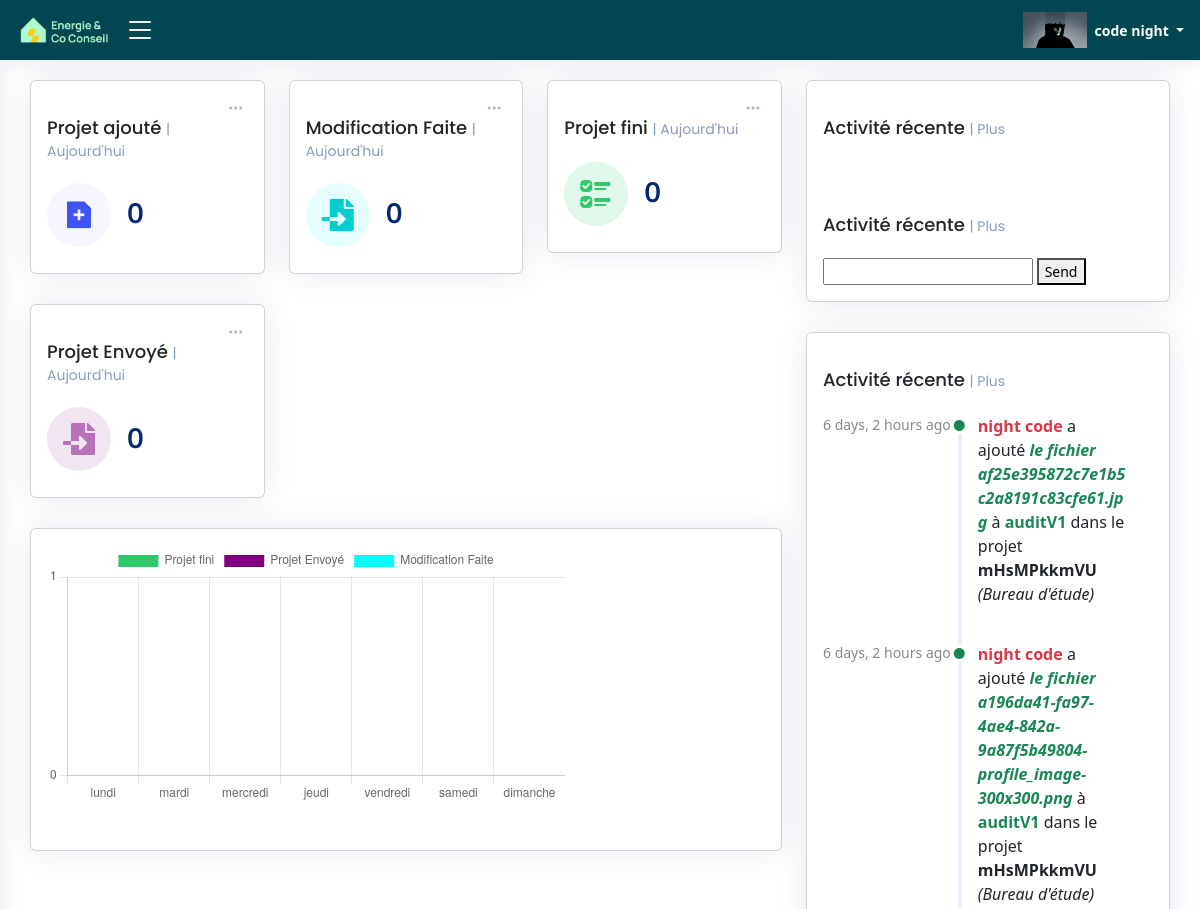
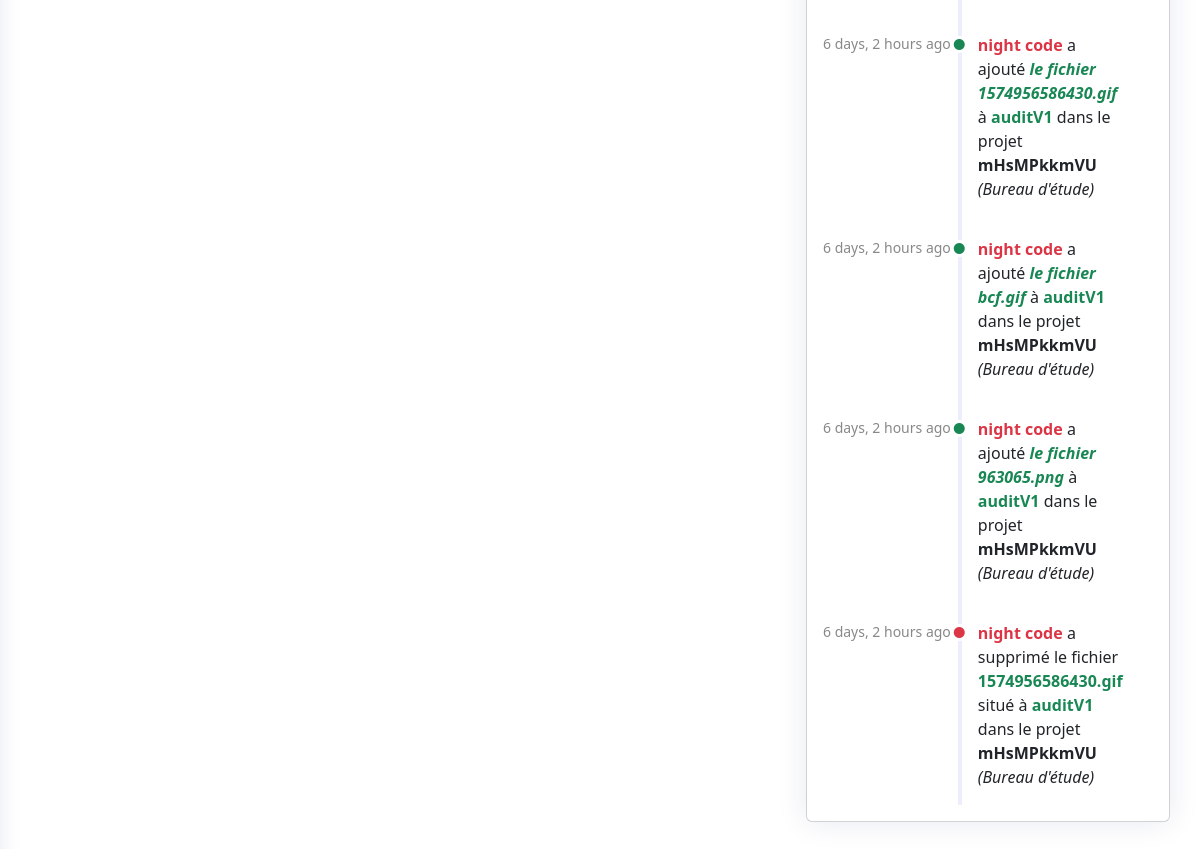
Before: /Accueil/ (signed in) with the older database file (2 pictures, top to bottom).
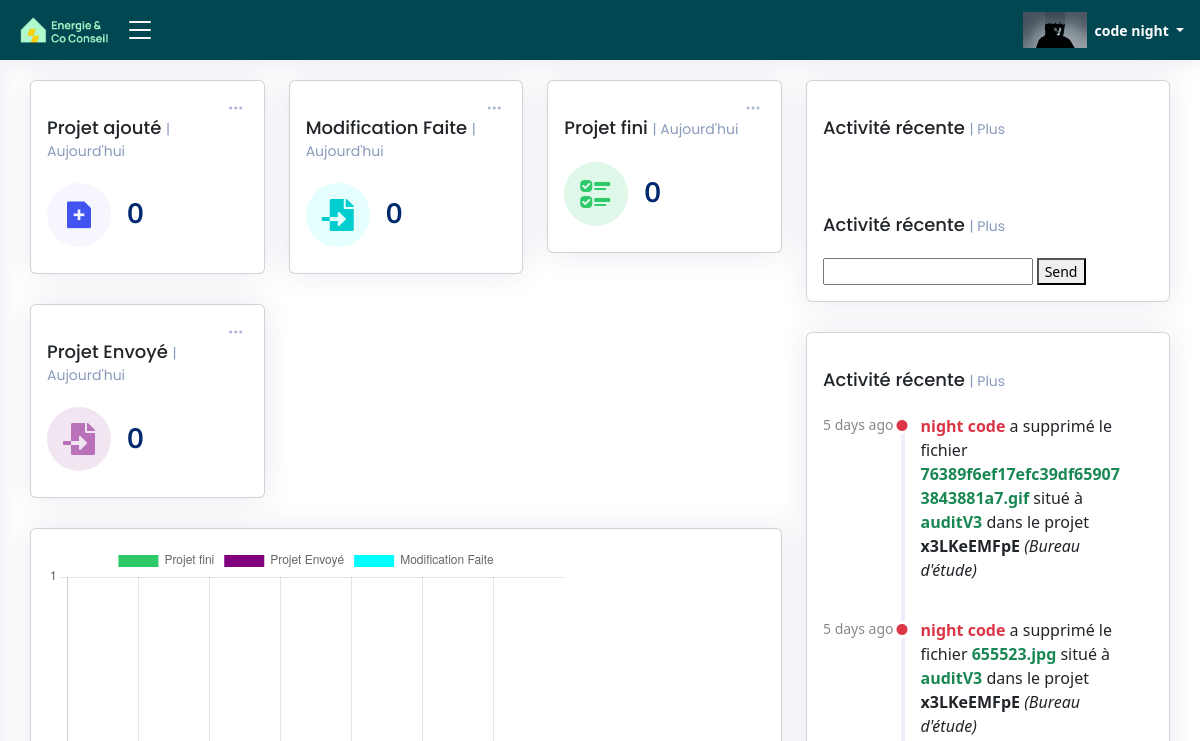
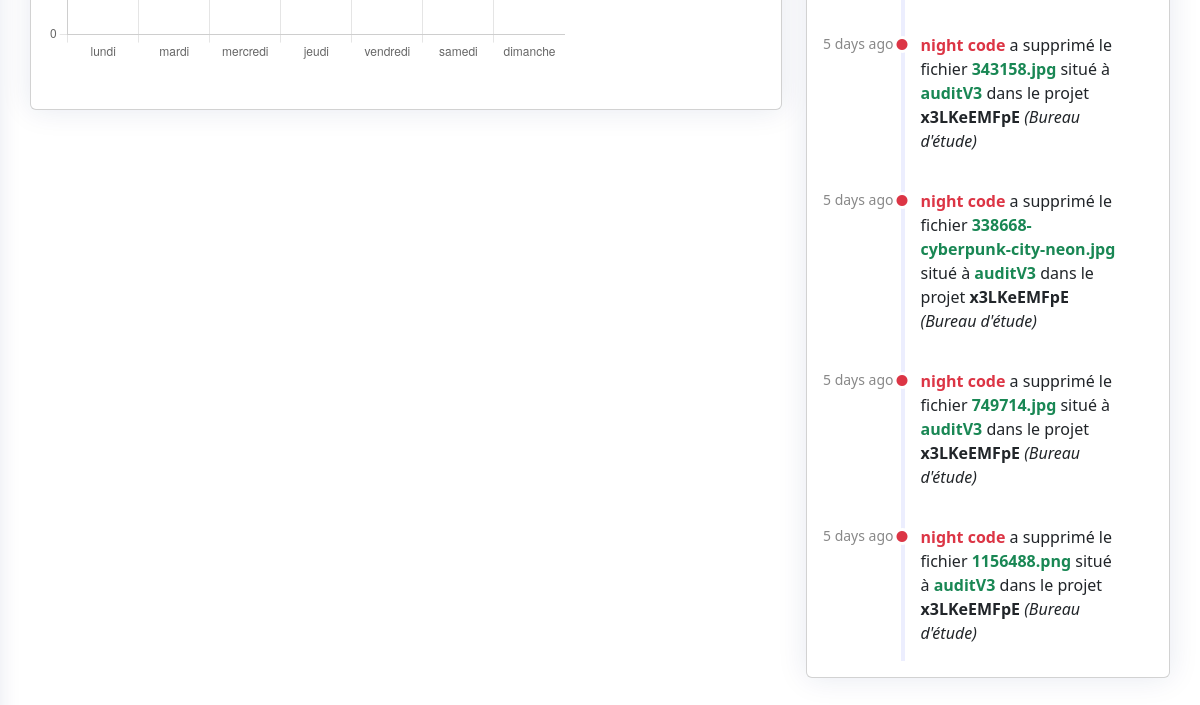
After: the same page with the newer database file (2 pictures, top to bottom).
### ERapp/models.py (models this page shows, shortened)
class Activities_audit(models.Model):
    Activity_id = models.CharField(max_length=255,blank=True)
    Activity_user = models.CharField(max_length=255,blank=True)
    Activity_user_email = models.CharField(max_length=255,blank=True)
    Activity_table = models.CharField(max_length=255,blank=True)
    Activity_date = models.DateTimeField(default=timezone.now)
    Activity_project_id = models.CharField(max_length=255,blank=True)
    Activity_name = models.CharField(max_length=255,blank=True)
    Activity_before = models.CharField(max_length=255,blank=True)
    Activity_after = models.CharField(max_length=255,blank=True)
    Activity_add = models.BooleanField(default=False)
    Activity_add_2 = models.BooleanField(default=False)
    Activity_edit = models.BooleanField(default=False)
    Activity_delete = models.BooleanField(default=False)
    Activity_be = models.BooleanField(default=False)

### ERapp/views.py (the view)
# urls.py: path('Accueil/',Auditeur_Accueil ,name="Auditeur_main_page"),
@login_required
def Auditeur_Accueil(request):
    user_=request.user
    data = TableData001.objects.all()
    activities_audit = Activities_audit.objects.order_by("-Activity_date")[:6]
    today = timezone.now().date() +timedelta(days=1)
    yesterday = today - timedelta(days=1)
    first_day_of_year = date(today.year, 1, 1)
    first_day_of_month = date(today.year, today.month, 1)
    client_count_added_today = TableData001.objects.filter(creation_time__range=(yesterday,today)).count()
    client_count_added_month = TableData001.objects.filter(creation_time__range=(first_day_of_month, timezone.now())).count()
    client_count_added_year= TableData001.objects.filter(creation_time__range=(first_day_of_year, timezone.now())).count()
    client_count_envoye_today = TableData001.objects.filter(Envoye_time__range=(yesterday,today)).count()
    client_count_envoye_month = TableData001.objects.filter(Envoye_time__range=(first_day_of_month, timezone.now())).count()
    client_count_envoye_year= TableData001.objects.filter(Envoye_time__range=(first_day_of_year, timezone.now())).count()
    client_count_fini_today = TableData001.objects.filter(fini_time__range=(yesterday,today)).count()
    client_count_fini_month = TableData001.objects.filter(fini_time__range=(first_day_of_month,timezone.now())).count()
    client_count_fini_year= TableData001.objects.filter(fini_time__range=(first_day_of_year, timezone.now())).count()
    client_count_Modification_Faite_today = TableData001.objects.filter(Modification_Faite_time__range=(yesterday,today)).count()
    client_count_Modification_Faite_month = TableData001.objects.filter(Modification_Faite_time__range=(first_day_of_month,timezone.now())).count()
    client_count_Modification_Faite_year= TableData001.objects.filter(Modification_Faite_time__range=(first_day_of_year, timezone.now())).count()
    fini_result={}
    envoye_result={}
    Modification_Faite_result={}
    days_of_week = ['lundi', 'mardi', 'mercredi', 'jeudi', 'vendredi', 'samedi','dimanche']
    current_date = timezone.now().date()
    current_weekday = current_date.weekday()
    k=int(current_weekday)
    days_of_week_today=days_of_week[k]
    for day_offset in range(current_weekday + 1):
        start_date = current_date - timedelta(days=day_offset)
        end_date = start_date + timedelta(days=1) - timedelta(seconds=1)
        count1 = TableData001.objects.filter(fini_time__range=(start_date, end_date),fini_time_checker=True,fini_by_user=user_.email).count()
        count2 = TableData001.objects.filter(Envoye_time__range=(start_date, end_date),Envoye_time_checker=True,Envoye_by_user=user_.email).count()
        count3 = TableData001.objects.filter(Modification_Faite_time__range=(start_date, end_date),Modification_Faite_time_checker=True,Modification_Faite_by_user=user_.email).count()
        fini_result[days_of_week[k]] = count1
        envoye_result[days_of_week[k]] = count2
        Modification_Faite_result[days_of_week[k]] = count3
        k-=1
    return render(request, "html/Auditeur_main_page.html",{'data':data,
                                                        'activities_audit':activities_audit,
                                                        'client_count_added_today':client_count_added_today,
                                                        'client_count_added_month':client_count_added_month,
                                                        'client_count_added_year':client_count_added_year,
                                                        'client_count_envoye_today':client_count_envoye_today,
                                                        'client_count_envoye_month':client_count_envoye_month,
                                                        'client_count_envoye_year':client_count_envoye_year,
                                                        'client_count_fini_today':client_count_fini_today,
                                                        'client_count_fini_month':client_count_fini_month,
                                                        'client_count_fini_year':client_count_fini_year,
                                                        'fini_result':fini_result,
                                                        'envoye_result':envoye_result,
                                                        'Modification_Faite_result':Modification_Faite_result,
                                                        'client_count_Modification_Faite_today':client_count_Modification_Faite_today,
                                                        'client_count_Modification_Faite_month':client_count_Modification_Faite_month,
                                                        'client_count_Modification_Faite_year':client_count_Modification_Faite_year,
                                                        'days_of_week_today':days_of_week_today,})

### ERapp/templates/html/Auditeur_main_page.html (shortened to what the changed rows need)
{% load static %}
{% load l10n %}
{% load humanize %}
<!DOCTYPE html>
<html lang="en">
<head>
  <link rel="stylesheet" href="https://cdnjs.cloudflare.com/ajax/libs/font-awesome/5.15.3/css/all.min.css">
  <link href="{% static 'css/style.css' %}" rel="stylesheet" type="text/css">
  <link href="{% static 'vendor/bootstrap/css/bootstrap.min.css' %}" rel="stylesheet">
  <link href="{% static 'vendor/bootstrap-icons/bootstrap-icons.css' %}" rel="stylesheet">
  <link href="{% static 'vendor/boxicons/css/boxicons.min.css' %}" rel="stylesheet">
  <link href="{% static 'vendor/quill/quill.snow.css' %}" rel="stylesheet">
  <link href="{% static 'vendor/quill/quill.bubble.css' %}" rel="stylesheet">
  <link href="{% static 'vendor/remixicon/remixicon.css' %}" rel="stylesheet">
  <link href="{% static 'vendor/simple-datatables/style.css' %}" rel="stylesheet">
</head>
<body onload="load()">
  {% if user.is_authenticated  and "auditeur" in user.role  %}
  <main id="main" class="main">
    <section class="section dashboard">
        <div class="row">
                    <script>
                      document.addEventListener("DOMContentLoaded", () => {
                        new Chart(document.querySelector('#lineChart'), {
                          type: 'bar',
                          data: {
                            labels: ['lundi', 'mardi', 'mercredi', 'jeudi', 'vendredi', 'samedi','dimanche'],
                            datasets: [{
                              label: 'Projet fini',
                              data: [{{ fini_result.lundi }}, {{fini_result.mardi}}, {{fini_result.mercredi}}, {{fini_result.jeudi}}, {{fini_result.vendredi}}, {{fini_result.samedi}}, {{fini_result.dimanche}}],
                              fill: false,
                              backgroundColor: '#2ECA6A',
                              tension: 0.1
                            },
                            {
                              label: 'Projet Envoyé',
                              data: [{{ envoye_result.lundi }}, {{envoye_result.mardi}}, {{envoye_result.mercredi}}, {{envoye_result.jeudi}}, {{envoye_result.vendredi}}, {{envoye_result.samedi}}, {{envoye_result.dimanche}}],
                              fill: false,
                              backgroundColor: 'purple',
                              tension: 0.1
                            },
                            {
                              label: 'Modification Faite',
                              data: [{{ Modification_Faite_result.lundi }}, {{Modification_Faite_result.mardi}}, {{Modification_Faite_result.mercredi}}, {{Modification_Faite_result.jeudi}}, {{Modification_Faite_result.vendredi}}, {{Modification_Faite_result.samedi}}, {{Modification_Faite_result.dimanche}}],
                              fill: false,
                              backgroundColor: 'cyan',
                              tension: 0.1
                            }
                            ]
                          },
                          options: {
                            scales: {
                              y: {
                                beginAtZero: true,
                                ticks: {
                                  stepSize: 1
                                }
                              }
                            }
                          }
                        });
                      });
                    </script>
          <div class="col-lg-4">
            <div class="card">
              <div class="card-body">
                <div class="activity">
                  {% for A_AU in activities_audit %}
                    {% if A_AU.Activity_add %}
                      <div class="activity-item d-flex">
                        <div class="activite-label">{{A_AU.Activity_date|naturaltime}}</div>
                        <i class="bi bi-circle-fill activity-badge text-success align-self-start"></i>
                        <div class="activity-content">
                          <p class="Activities_audit_p"><b class=" text-danger">{{A_AU.Activity_user}}</b> a ajouté <i class="fw-bold text-success">{{A_AU.Activity_before}}</i> à <b class="fw-bold text-success ">{{A_AU.Activity_after}}</b> dans le projet <b class="fw-bold text-dark">{{A_AU.Activity_project_id}}</b><i> ({{A_AU.Activity_table}})</i></p>
                        </div>
                      </div>
                    {% endif %}
                    {% if A_AU.Activity_delete %}
                      <div class="activity-item d-flex">
                        <div class="activite-label">{{A_AU.Activity_date|naturaltime}}</div>
                        <i class="bi bi-circle-fill activity-badge text-danger  align-self-start"></i>
                        <div class="activity-content">
                          <p class="Activities_audit_p"><b class=" text-danger">{{A_AU.Activity_user}}</b> a supprimé le fichier <b class="fw-bold text-success ">{{A_AU.Activity_before}}</b> situé à <b class="fw-bold text-success ">{{A_AU.Activity_after}}</b> dans le projet <b class="fw-bold text-dark">{{A_AU.Activity_project_id}}</b><i> ({{A_AU.Activity_table}})</i></p>
                        </div>
                      </div>
                    {% endif %}
                  {% endfor %}
                </div>
              </div>
            </div>
          </div>
        </div>
    </section>
  </main>
  {% else %}
  <script>
    window.location.href = "{% url 'not_logged_in' %}";
  </script>
  {% endif %}
</body>
</html>

Changed rows visible on the page:
no longer on this page (row unchanged): Activities_audit: Activity_date "6 days, 2 hours ago", Activity_user "night code", Activity_before "le fichier af25e395872c7e1b5c2a8191c83cfe61.jpg", Activity_after "auditV1", Activity_project_id "mHsMPkkmVU", Activity_table "Bureau d'étude"
no longer on this page (row unchanged): Activities_audit: Activity_date "6 days, 2 hours ago", Activity_user "night code", Activity_before "le fichier a196da41-fa97-4ae4-842a-9a87f5b49804-profile_image-300x300.png", Activity_after "auditV1", Activity_project_id "mHsMPkkmVU", Activity_table "Bureau d'étude"
no longer on this page (row unchanged): Activities_audit: Activity_date "6 days, 2 hours ago", Activity_user "night code", Activity_before "le fichier 1574956586430.gif", Activity_after "auditV1", Activity_project_id "mHsMPkkmVU", Activity_table "Bureau d'étude"
no longer on this page (row unchanged): Activities_audit: Activity_date "6 days, 2 hours ago", Activity_user "night code", Activity_before "le fichier bcf.gif", Activity_after "auditV1", Activity_project_id "mHsMPkkmVU", Activity_table "Bureau d'étude"
no longer on this page (row unchanged): Activities_audit: Activity_date "6 days, 2 hours ago", Activity_user "night code", Activity_before "le fichier 963065.png", Activity_after "auditV1", Activity_project_id "mHsMPkkmVU", Activity_table "Bureau d'étude"
no longer on this page (row unchanged): Activities_audit: Activity_date "6 days, 2 hours ago", Activity_user "night code", Activity_before "1574956586430.gif", Activity_after "auditV1", Activity_project_id "mHsMPkkmVU", Activity_table "Bureau d'étude"
added Activities_audit: Activity_date "5 days ago", Activity_user "night code", Activity_before "76389f6ef17efc39df659073843881a7.gif", Activity_after "auditV3", Activity_project_id "x3LKeEMFpE", Activity_table "Bureau d'étude"
added Activities_audit: Activity_date "5 days ago", Activity_user "night code", Activity_before "655523.jpg", Activity_after "auditV3", Activity_project_id "x3LKeEMFpE", Activity_table "Bureau d'étude"
added Activities_audit: Activity_date "5 days ago", Activity_user "night code", Activity_before "343158.jpg", Activity_after "auditV3", Activity_project_id "x3LKeEMFpE", Activity_table "Bureau d'étude"
added Activities_audit: Activity_date "5 days ago", Activity_user "night code", Activity_before "338668-cyberpunk-city-neon.jpg", Activity_after "auditV3", Activity_project_id "x3LKeEMFpE", Activity_table "Bureau d'étude"
added Activities_audit: Activity_date "5 days ago", Activity_user "night code", Activity_before "749714.jpg", Activity_after "auditV3", Activity_project_id "x3LKeEMFpE", Activity_table "Bureau d'étude"
added Activities_audit: Activity_date "5 days ago", Activity_user "night code", Activity_before "1156488.png", Activity_after "auditV3", Activity_project_id "x3LKeEMFpE", Activity_table "Bureau d'étude"
